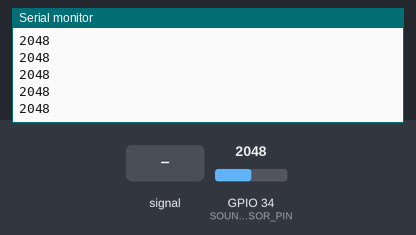
A sketch run on a simulated ESP32. Parts: the last lines printed to the serial monitor. Inputs (shaded band) come from the test bench; at power-on: GPIO 34 (SOUND_SENSOR_PIN) = 2048. WiFi joins after 1.5 s; servers stay silent unless stated; the camera gives no picture.

Above: at 4.0 s.
4.1 s: GPIO 34 (SOUND_SENSOR_PIN) fed a 200 Hz sine of ±327 counts around its level
At 4.36 s:
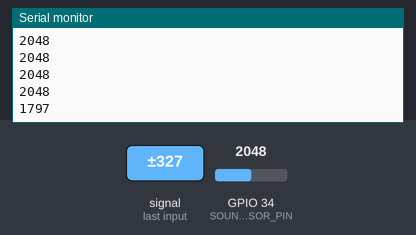
5.6 s: GPIO 34 (SOUND_SENSOR_PIN) set to 2866
At 5.76 s:
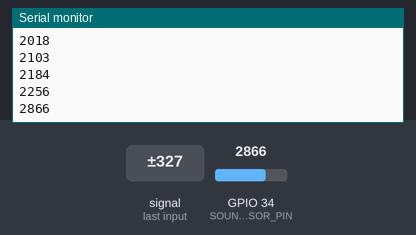
7.1 s: GPIO 34 (SOUND_SENSOR_PIN) fed a 1000 Hz sine of ±1023 counts around its level
At 7.36 s:
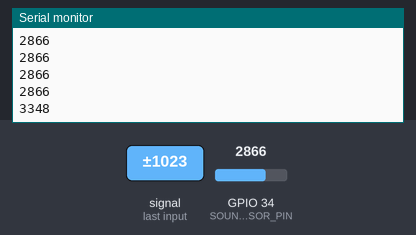
10.1 s: GPIO 34 (SOUND_SENSOR_PIN) set to 3603
At 10.23 s:
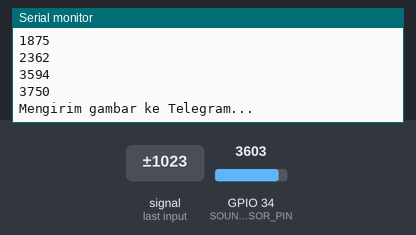
Timing chart, 0 to 12.6 s (numbered marks = the images above; inputs shaded):
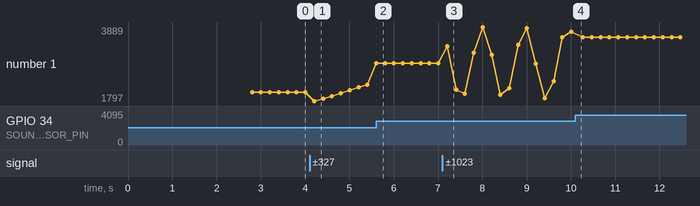

Measured:
- after the input at 4.1 s, the serial monitor: prints a new line after 0.10 s (image 1)
- after the input at 5.6 s, the serial monitor: prints a new line at once (image 2)
- after the input at 7.1 s, the serial monitor: prints a new line after 0.11 s (image 3)
- plotted number 1: 2048 → 2256 after the input at 4.1 s, 2256 → 2866 after the input at 5.6 s, 2866 → 3750 after the input at 7.1 s, 3750 → 3603 after the input at 10.1 s

The sketch:

CodeProyekRobotics.ino
```cpp
#include "esp_camera.h"
#include <WiFi.h>
#include <WiFiClientSecure.h>
#include <UniversalTelegramBot.h>

// GANTI dengan data WiFi dan Telegram anda
const char* ssid = "NAMA_WIFI";
const char* password = "PASSWORD_WIFI";

const char* botToken = "BOT_TOKEN_TELEGRAM"; // Bot token dari BotFather
const char* chat_id = "CHAT_ID_ANDA"; // Chat ID pribadi/kelompok

WiFiClientSecure client;
UniversalTelegramBot bot(botToken, client);

#define SOUND_SENSOR_PIN 34
#define SOUND_THRESHOLD 1000

unsigned long lastTriggerTime = 0;
const unsigned long triggerDelay = 10000;

void setupCamera() {
  camera_config_t config;
  config.ledc_channel = LEDC_CHANNEL_0;
  config.ledc_timer   = LEDC_TIMER_0;
  config.pin_d0       = 5;
  config.pin_d1       = 18;
  config.pin_d2       = 19;
  config.pin_d3       = 21;
  config.pin_d4       = 36;
  config.pin_d5       = 39;
  config.pin_d6       = 34;
  config.pin_d7       = 35;
  config.pin_xclk     = 0;
  config.pin_pclk     = 22;
  config.pin_vsync    = 25;
  config.pin_href     = 23;
  config.pin_sscb_sda = 26;
  config.pin_sscb_scl = 27;
  config.pin_pwdn     = 32;
  config.pin_reset    = -1;
  config.xclk_freq_hz = 20000000;
  config.pixel_format = PIXFORMAT_JPEG;

  if(psramFound()){
    config.frame_size = FRAMESIZE_VGA;
    config.jpeg_quality = 10;
    config.fb_count = 2;
  } else {
    config.frame_size = FRAMESIZE_CIF;
    config.jpeg_quality = 12;
    config.fb_count = 1;
  }

  esp_err_t err = esp_camera_init(&config);
  if (err != ESP_OK) {
    Serial.printf("Kamera gagal diinisialisasi, error 0x%x", err);
    return;
  }
}

void setup() {
  Serial.begin(115200);
  delay(1000);

  pinMode(SOUND_SENSOR_PIN, INPUT);
  setupCamera();

  WiFi.begin(ssid, password);
  Serial.print("Menghubungkan WiFi");
  while (WiFi.status() != WL_CONNECTED) {
    delay(500);
    Serial.print(".");
  }
  Serial.println("\nWiFi Tersambung");

  client.setInsecure(); // Untuk koneksi HTTPS Telegram
}

void sendPhotoTelegram() {
  camera_fb_t * fb = NULL;
  fb = esp_camera_fb_get();
  if (!fb) {
    Serial.println("Gagal mengambil gambar");
    return;
  }

  Serial.println("Mengirim gambar ke Telegram...");
  bot.sendPhotoByBinary(chat_id, "image/jpeg", fb->len, fb->buf, false, "Terdeteksi suara keras!");
  esp_camera_fb_return(fb);
}

void loop() {
  int suara = analogRead(SOUND_SENSOR_PIN);
  Serial.println(suara);

  if (suara > SOUND_THRESHOLD && (millis() - lastTriggerTime > triggerDelay)) {
    lastTriggerTime = millis();
    sendPhotoTelegram();
  }

  delay(200);
}
```
